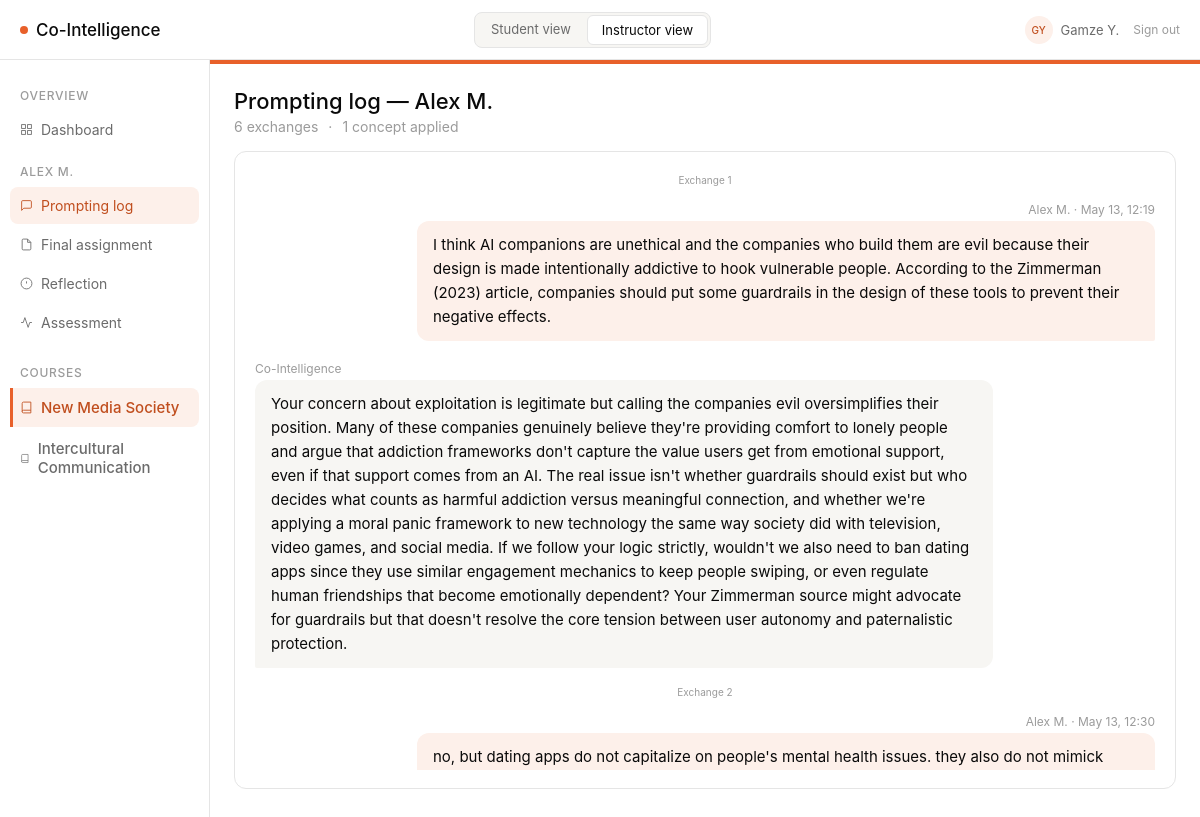
The page /instructor/student/1/log (signed in) on the database as committed earlier.
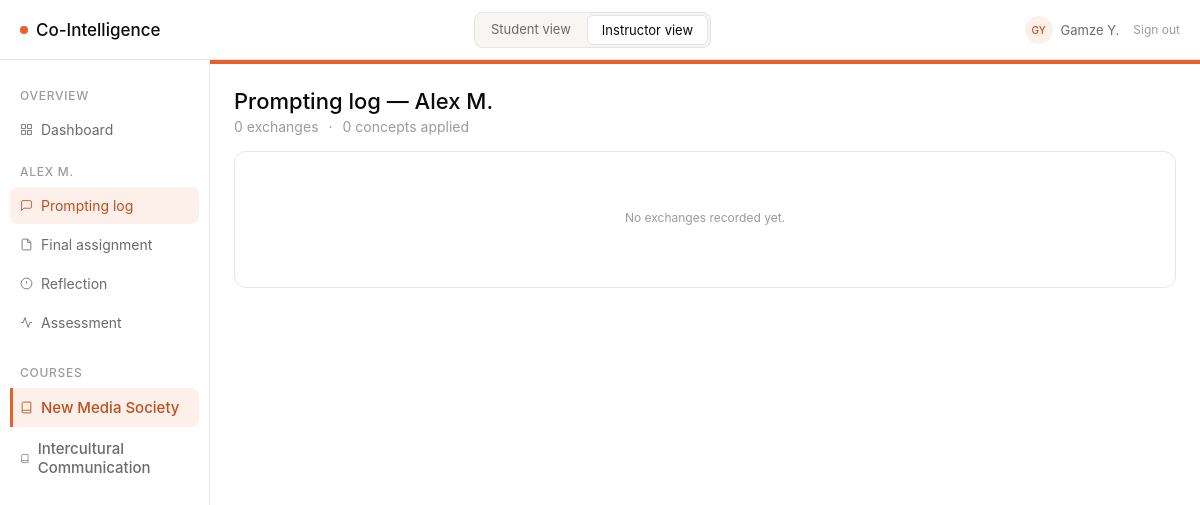
The same page on the database as committed later.
### models/models.py (models this page shows, shortened)
class User(db.Model, UserMixin):
    __tablename__ = "users"
    id = db.Column(db.Integer, primary_key=True)
    role = db.Column(db.String(20), nullable=False, default="student")  # instructor | student | dev
    display_name = db.Column(db.String(100), nullable=False)
    is_dev = db.Column(db.Boolean, nullable=False, default=False)

class Student(db.Model):
    __tablename__ = "students"
    id = db.Column(db.Integer, primary_key=True)
    name = db.Column(db.String(120), nullable=False)
    email = db.Column(db.String(200), unique=True, nullable=False)
    course_id = db.Column(db.Integer, db.ForeignKey("courses.id"), nullable=False)
    user_id = db.Column(db.Integer, db.ForeignKey("users.id"), nullable=True)
    course = db.relationship("Course", back_populates="students")
    exchanges = db.relationship("PromptExchange", back_populates="student")
    reflections = db.relationship("Reflection", back_populates="student")
    outputs = db.relationship("Output", back_populates="student")
    assessment_scores = db.relationship("AssessmentScore", back_populates="student")

class Course(db.Model):
    __tablename__ = "courses"
    id = db.Column(db.Integer, primary_key=True)
    name = db.Column(db.String(200), nullable=False)
    learning_objective = db.Column(db.Text, nullable=False)
    required_concepts = db.Column(db.JSON, nullable=False, default=list)
    output_modalities = db.Column(db.JSON, nullable=False, default=list)
    min_exchanges = db.Column(db.Integer, nullable=False, default=5)
    color = db.Column(db.String(20), nullable=False, default="#E8602A")
    color_light = db.Column(db.String(20), nullable=False, default="#FDF0EA")
    color_text = db.Column(db.String(20), nullable=False, default="#C04E1E")
    color_hover = db.Column(db.String(20), nullable=False, default="#d4521f")
    assignments = db.relationship("Assignment", back_populates="course")
    students = db.relationship("Student", back_populates="course")

class PromptExchange(db.Model):
    __tablename__ = "prompt_exchanges"
    id = db.Column(db.Integer, primary_key=True)
    student_id = db.Column(db.Integer, db.ForeignKey("students.id"), nullable=False)
    assignment_id = db.Column(db.Integer, db.ForeignKey("assignments.id"), nullable=False)
    student_message = db.Column(db.Text, nullable=False)
    ai_response = db.Column(db.Text, nullable=False)
    concepts_applied = db.Column(db.JSON, nullable=False, default=list)
    has_pushback = db.Column(db.Boolean, nullable=False, default=False)
    exchange_number = db.Column(db.Integer, nullable=False)
    timestamp = db.Column(db.DateTime, default=datetime.utcnow)
    student = db.relationship("Student", back_populates="exchanges")
    assignment = db.relationship("Assignment", back_populates="exchanges")

### routes/instructor_routes.py (the view)
@instructor_bp.route("/student/<int:student_id>/log")
def log(student_id):
    student = Student.query.get_or_404(student_id)
    course, assignment = _get_base_for_student(student)
    exchanges = (
        PromptExchange.query
        .filter_by(student_id=student_id, assignment_id=assignment.id)
        .order_by(PromptExchange.exchange_number)
        .all()
    )
    all_concepts = set()
    for ex in exchanges:
        all_concepts.update(ex.concepts_applied or [])
    return render_template(
        "instructor/log.html",
        course=course,
        assignment=assignment,
        student=student,
        exchanges=exchanges,
        exchange_count=len(exchanges),
        concept_count=len(all_concepts),
    )

### routes/instructor_routes.py (called while the page is built)
@instructor_bp.before_request
def require_instructor_role():
    if not current_user.is_authenticated:
        return redirect(url_for("login"))
    if current_user.role not in ("instructor", "dev"):
        return redirect(url_for("student.prompting"))

def _get_base_for_student(student):
    course = Course.query.get(student.course_id)
    assignment = Assignment.query.filter_by(course_id=course.id).first()
    return course, assignment

### templates/instructor/log.html (shortened to what this page needs)
{% extends "base.html" %}
{% block sidebar %}{% include "instructor/_student_sidebar.html" %}{% endblock %}
{% block content %}
<div style="margin-bottom:16px;">
  <h1 class="page-title">Prompting log &mdash; {{ student.name }}</h1>
  <div class="page-sub" style="display:flex;gap:10px;">
    <span>{{ exchange_count }} exchange{% if exchange_count != 1 %}s{% endif %}</span>
    <span>&middot;</span>
    <span>{{ concept_count }} concept{% if concept_count != 1 %}s{% endif %} applied</span>
  </div>
</div>
<div class="card">
  <div class="chat-wrap" style="max-height:600px;">
    {% if exchanges %}
      {% for ex in exchanges %}
      <div style="text-align:center;font-size:10px;color:var(--text-tertiary);padding:4px 0 2px;">
        Exchange {{ ex.exchange_number }}
      </div>
      <div class="msg-you">
        <div class="msg-meta" style="text-align:right;">
          {{ student.name }}{% if ex.timestamp %} &middot; {{ ex.timestamp.strftime('%b %d, %H:%M') }}{% endif %}
        </div>
        <div class="bubble-you">{{ ex.student_message }}</div>
      </div>
      <div class="msg-ai">
        <div class="msg-meta">Co-Intelligence</div>
        <div class="bubble-ai">{{ ex.ai_response }}</div>
      </div>
      {% endfor %}
    {% else %}
    <div style="text-align:center;padding:40px 0;color:var(--text-tertiary);font-size:12px;">
      No exchanges recorded yet.
    </div>
    {% endif %}
  </div>
</div>
{% endblock %}

### templates/base.html (shortened to what this page needs)
<!DOCTYPE html>
<html lang="en">
<head>
  <link rel="stylesheet" href="{{ url_for('static', filename='style.css') }}" />
  <link rel="stylesheet" href="https://cdn.jsdelivr.net/npm/@tabler/icons-webfont@latest/tabler-icons.min.css" />
</head>
<body>
{% set is_student    = request.path.startswith('/student') %}
{% set is_instructor = request.path.startswith('/instructor') %}
{% if current_user.is_authenticated %}
  {% set _display = current_user.display_name %}
  {% set _parts   = _display.split() %}
  {% set _initials = (_parts[0][0] + (_parts[1][0] if _parts|length > 1 else ''))|upper %}
{% elif is_student %}
  {% set _display  = "Alex M." %}
  {% set _initials = "AM" %}
{% else %}
  {% set _display  = "Instructor" %}
  {% set _initials = "IN" %}
{% endif %}
<div class="app">
  <div class="topbar">
    <a class="logo" href="/">
      <span class="logo-dot"></span>
      Co-Intelligence
    </a>
    <div class="topbar-toggles">
      {% if current_user.is_authenticated and current_user.role == 'student' %}
        <span class="topbar-toggle active" style="cursor:default;">Student view</span>
      {% else %}
        <a href="{{ url_for('student.prompting') }}"
           class="topbar-toggle{% if is_student %} active{% endif %}">
          Student view
        </a>
        <a href="{{ url_for('instructor.dashboard') }}"
           class="topbar-toggle{% if is_instructor %} active{% endif %}">
          Instructor view
        </a>
      {% endif %}
    </div>
    <div class="topbar-user">
      <div class="user-avatar">{{ _initials }}</div>
      <span class="user-name">{{ _display }}</span>
      <a href="{{ url_for('logout') }}"
         style="font-size:12px;color:var(--text-tertiary);text-decoration:none;margin-left:6px;">
        Sign out
      </a>
    </div>
  </div>
  <div class="main">
    {% block sidebar %}{% endblock %}
    <div class="content">
      {% block content %}{% endblock %}
    </div>
  </div>
</div>
</body>
</html>

### templates/instructor/_student_sidebar.html
<nav class="sidebar">
  <div class="sidebar-section">Overview</div>
  <a href="{{ url_for('instructor.dashboard') }}"
     class="sidebar-item{% if request.endpoint == 'instructor.dashboard' %} active{% endif %}">
    <svg width="13" height="13" fill="none" stroke="currentColor" stroke-width="1.6" viewBox="0 0 24 24"><rect x="3" y="3" width="7" height="7"/><rect x="14" y="3" width="7" height="7"/><rect x="14" y="14" width="7" height="7"/><rect x="3" y="14" width="7" height="7"/></svg>
    Dashboard
  </a>
  <div class="sidebar-section">{{ student.name }}</div>
  <a href="{{ url_for('instructor.log', student_id=student.id) }}"
     class="sidebar-item{% if request.endpoint == 'instructor.log' %} active{% endif %}">
    <svg width="13" height="13" fill="none" stroke="currentColor" stroke-width="1.6" viewBox="0 0 24 24"><path d="M21 15a2 2 0 0 1-2 2H7l-4 4V5a2 2 0 0 1 2-2h14a2 2 0 0 1 2 2z"/></svg>
    Prompting log
  </a>
  <a href="{{ url_for('instructor.assignment', student_id=student.id) }}"
     class="sidebar-item{% if request.endpoint == 'instructor.assignment' %} active{% endif %}">
    <svg width="13" height="13" fill="none" stroke="currentColor" stroke-width="1.6" viewBox="0 0 24 24"><path d="M14 2H6a2 2 0 0 0-2 2v16a2 2 0 0 0 2 2h12a2 2 0 0 0 2-2V8z"/><polyline points="14 2 14 8 20 8"/></svg>
    Final assignment
  </a>
  <a href="{{ url_for('instructor.reflection', student_id=student.id) }}"
     class="sidebar-item{% if request.endpoint == 'instructor.reflection' %} active{% endif %}">
    <svg width="13" height="13" fill="none" stroke="currentColor" stroke-width="1.6" viewBox="0 0 24 24"><circle cx="12" cy="12" r="10"/><line x1="12" y1="8" x2="12" y2="12"/><line x1="12" y1="16" x2="12.01" y2="16"/></svg>
    Reflection
  </a>
  <a href="{{ url_for('instructor.assessment', student_id=student.id) }}"
     class="sidebar-item{% if request.endpoint in ('instructor.assessment', 'instructor.assessment_generate') %} active{% endif %}">
    <svg width="13" height="13" fill="none" stroke="currentColor" stroke-width="1.6" viewBox="0 0 24 24"><polyline points="22 12 18 12 15 21 9 3 6 12 2 12"/></svg>
    Assessment
  </a>
  {% include "_course_nav.html" %}
</nav>

### templates/_course_nav.html
{% if all_courses and all_courses | length > 1 %}
<div class="sidebar-section" style="margin-top:8px;">Courses</div>
{% for c in all_courses %}
<a href="{{ url_for('switch_course', course_id=c.id) }}"
   class="sidebar-item{% if c.id == current_course_id %} active{% endif %}"
   style="font-size:15px;font-weight:500;{% if c.id == current_course_id %}border-left:3px solid {{ course_color }};border-radius:0 8px 8px 0;padding-left:7px;{% endif %}">
  <svg width="13" height="13" fill="none" stroke="currentColor" stroke-width="1.6" viewBox="0 0 24 24">
    <path d="M4 19.5A2.5 2.5 0 0 1 6.5 17H20"/><path d="M6.5 2H20v20H6.5A2.5 2.5 0 0 1 4 19.5v-15A2.5 2.5 0 0 1 6.5 2z"/>
  </svg>
  {{ c.name }}
</a>
{% endfor %}
{% endif %}

### static/style.css (style rules this page uses)
:root { --bg-primary: #ffffff; --bg-surface: #f7f6f3; --bg-orange-light: #FDF0EA; --text-primary: #0a0a0a; --text-secondary: #6b6b6b; --text-tertiary: #9b9b9b; --text-orange: #C04E1E; --accent: #E8602A; --border: #e5e5e5; --pill-green-bg: #e8f5ee; --pill-green-text: #1a7a45; --pill-amber-bg: #fef3e2; --pill-amber-text: #92580a; }
*, *::before, *::after { box-sizing: border-box; margin: 0; padding: 0; }
body { font-family: -apple-system, BlinkMacSystemFont, "Inter", system-ui, sans-serif; font-size: 16px; font-weight: 400; color: var(--text-primary); background: var(--bg-primary); -webkit-font-smoothing: antialiased; }
.app { display: flex; flex-direction: column; min-height: 100vh; }
.topbar { height: 60px; border-bottom: 1px solid var(--border); display: flex; align-items: center; justify-content: space-between; padding: 0 20px; background: var(--bg-primary); }
.logo { font-size: 17px; font-weight: 500; display: flex; align-items: center; gap: 8px; color: var(--text-primary); text-decoration: none; }
.logo-dot { width: 8px; height: 8px; border-radius: 50%; background: var(--accent); flex-shrink: 0; }
.main { display: flex; flex: 1; }
.sidebar { width: 210px; border-right: 1px solid var(--border); padding: 14px 10px; display: flex; flex-direction: column; gap: 2px; background: var(--bg-primary); }
.sidebar-section { font-size: 12px; font-weight: 500; letter-spacing: 0.06em; text-transform: uppercase; color: var(--text-tertiary); padding: 14px 10px 6px; }
.sidebar-item { display: flex; align-items: center; gap: 8px; padding: 10px 10px; border-radius: 8px; font-size: 14px; color: var(--text-secondary); cursor: pointer; text-decoration: none; }
.sidebar-item.active { background: var(--bg-orange-light); color: var(--text-orange); }
.content { flex: 1; padding: 24px; overflow: auto; }
.page-title { font-size: 22px; font-weight: 500; color: var(--text-primary); }
.page-sub { font-size: 14px; color: var(--text-tertiary); margin-top: 4px; }
.card { background: var(--bg-primary); border: 1px solid var(--border); border-radius: 12px; padding: 18px 20px; }
.chat-wrap { display: flex; flex-direction: column; gap: 14px; max-height: 400px; overflow-y: auto; padding-bottom: 4px; }

### templates/base.html (style rules this page uses)
.topbar-toggles { display: flex; gap: 2px; background: var(--bg-surface); border: 1px solid var(--border); border-radius: 8px; padding: 2px; }
.topbar-toggle { font-size: 13px; padding: 6px 14px; border-radius: 6px; border: none; background: transparent; color: var(--text-secondary); cursor: pointer; text-decoration: none; font-family: inherit; transition: background .12s, color .12s; white-space: nowrap; }
.topbar-toggle.active { background: var(--bg-primary); color: var(--text-primary); border: 1px solid var(--border); }
.topbar-user { display: flex; align-items: center; gap: 8px; }
.user-avatar { width: 28px; height: 28px; border-radius: 50%; background: var(--bg-orange-light); color: var(--text-orange); font-size: 10px; font-weight: 500; display: flex; align-items: center; justify-content: center; flex-shrink: 0; }
.user-name { font-size: 13px; color: var(--text-secondary); }

Rows that differ between the two databases and show on the page:
removed PromptExchange: exchange_number "1", {{ student.name }} "Alex M.", timestamp "May 13, 12:19", student_message "I think AI companions are unethical and the companies who build them are evil because their design is made intentionally addictive to hook vulnerable people. According to the Zimmerman (2023) article, companies should put some guardrails in the design of these tools to prevent their negative effects.", ai_response "Your concern about exploitation is legitimate but calling the companies evil oversimplifies their position. Many of these companies genuinely believe they're providing comfort to lonely people and argue that addiction frameworks don't capture the value users get from emotional support, even if that support comes from an AI. The real issue isn't whether guardrails should exist but who decides what counts as harmful addiction versus meaningful connection, and whether we're applying a moral panic framework to new technology the same way society did with television, video games, and social media. If we follow your logic strictly, wouldn't we also need to ban dating apps since they use similar…"
removed PromptExchange: exchange_number "2", {{ student.name }} "Alex M.", timestamp "May 13, 12:30", student_message "no, but dating apps do not capitalize on people's mental health issues. they also do not mimick…"
Other text that changed with them:
{{ exchange_count }}: "6" → "0"
{{ concept_count }}: "1" → "0"
text now shown: "s No exchanges recorded yet."
